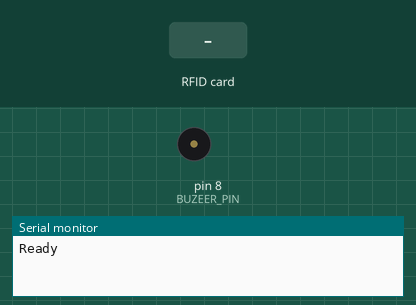
This sketch was run on a simulated Arduino Uno, built with avr-gcc and run on an emulated ATmega328P. Parts: buzzer (waves = sounding), the last lines printed to the serial monitor. The test bench sets the inputs (shaded band).

Above: at 1.2 s.
1.3 s: RFID card 5E 7A 19 C4 held to the reader
At 1.41 s:
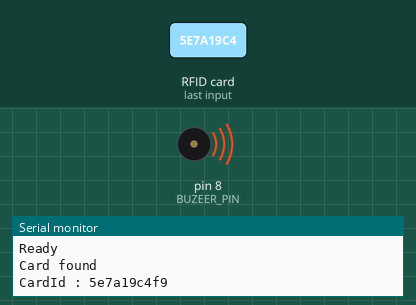
Timing chart, 0 to 4.3 s (numbered marks = the images above; inputs shaded):
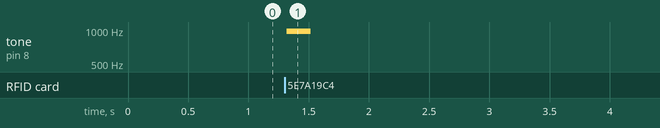

The sketch:

Arduino_NFCReadId.ino
```cpp
#include <SPI.h>
#include <RFID.h>
#define RST_PIN 9
#define SDA_PIN 10
#define BUZEER_PIN 8

RFID rfid (SDA_PIN ,RST_PIN );

/*
 * 白卡 : ad5b6437a5
 * 磁扣 : b39e4c91f0
 */

void setup() {
  Serial.begin(9600);
  delay(2);
  pinMode(BUZEER_PIN,OUTPUT);
  SPI.begin();
  rfid.init();
  Serial.println("Ready");

}

void loop() {
  if(rfid.isCard() && rfid.readCardSerial()){
    tone(BUZEER_PIN , 976 , 200);
    Serial.println("Card found");
    String cardId = "";
    for(int i = 0 ;i<5 ; i++){
      cardId += String(rfid.serNum[i],HEX);
    }
    Serial.print("CardId : ");
    Serial.println(cardId);
    Serial.println();
    delay(1000);
  }
  rfid.halt(); // 進入休眠 等待下次的激活
  delay(10);

}
```

Measured:
- after the input at 1.3 s, tone on pin 8 (BUZEER_PIN): silent → 976 Hz at once, → silent 0.20 s later
